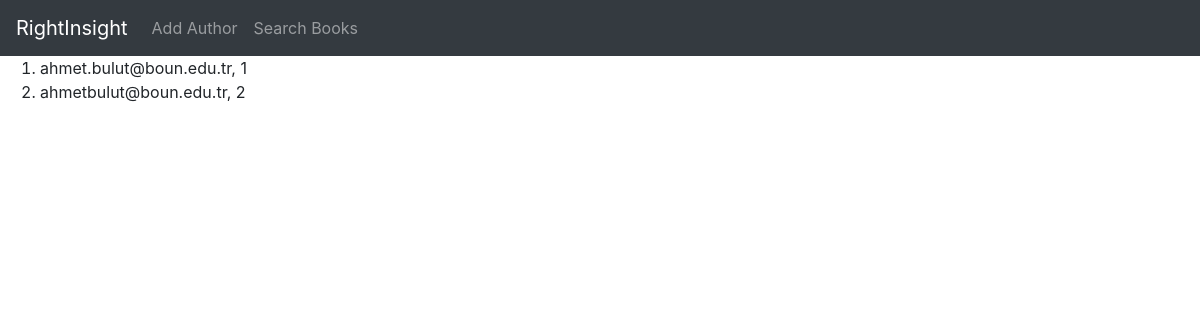
/authors/, run on an earlier commit of the app's database.
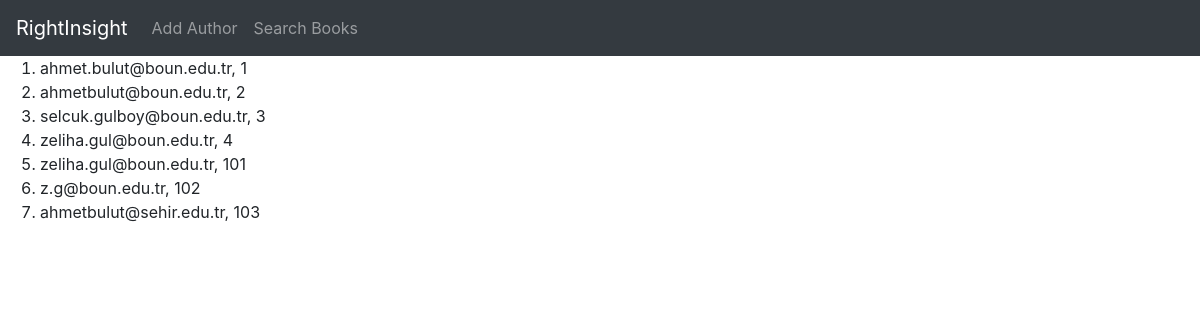
And on a later commit of the database.
### bookstore/models.py (models this page shows, shortened)
class Author(models.Model):
    first_name = models.CharField(max_length=30)
    last_name = models.CharField(max_length=40)
    email = models.EmailField()

### bookstore/views.py (the view)
# urls.py: path('authors/', all_authors),
def all_authors(request):
    authors_list = Author.objects.all()
    return render(request, "authors.html", {'authors_list': authors_list})

### templates/authors.html (shortened to what this page needs)
{% extends "base.html" %}
{% block content %}
    <ol>
    {% for author in authors_list %}
    <li> {{ author.email }}, {{ author.id }} </li>
    {% endfor %}
    </ol>
{% endblock %}

### templates/base.html (shortened to what this page needs)
<!DOCTYPE html>
<html lang="en">
<head>
    <link rel="stylesheet" href="https://cdn.jsdelivr.net/npm/bootstrap@4.5.3/dist/css/bootstrap.min.css"
>
</head>
<body>
{% block nav %}
    <nav class="navbar navbar-expand-lg navbar-dark bg-dark">
        <a class="navbar-brand" href="/">RightInsight</a>
        <div class="navbar-nav navbar-left">
            <a class="nav-item nav-link" href="/add_author/">Add Author</a>
            <a class="nav-item nav-link" href="/search_form/">Search Books</a>
        </div>
    </nav>
{% endblock %}
{% block content %}
{% endblock %}
</body>
</html>

What changed in the data, as far as the page shows it:
added Author: email "selcuk.gulboy@boun.edu.tr", id "3"
added Author: email "zeliha.gul@boun.edu.tr", id "4"
added Author: email "zeliha.gul@boun.edu.tr", id "101"
added Author: email "z.g@boun.edu.tr", id "102"
added Author: email "ahmetbulut@sehir.edu.tr", id "103"
